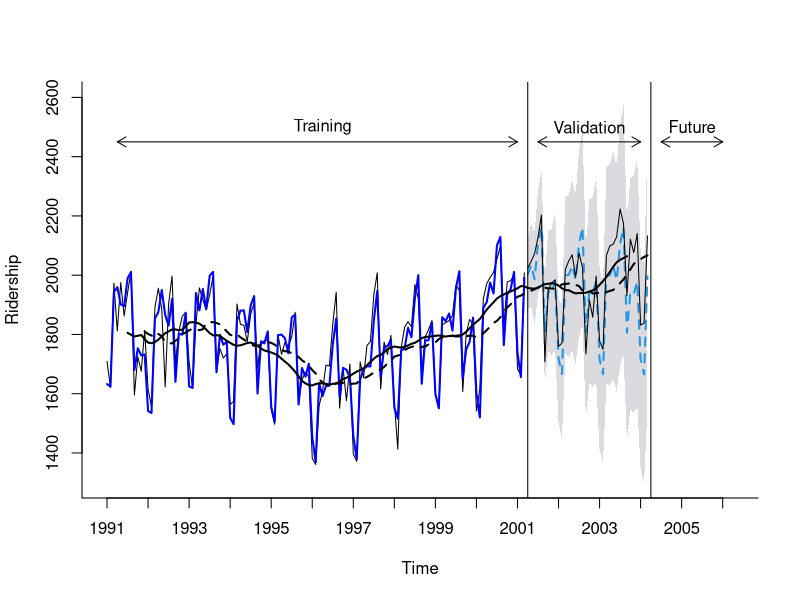

Recreate this plot in R.
library("forecast")
library("zoo")

# import data and create time series object
Amtrak.data <- read.csv("Amtrak data.csv")
ridership.ts <- ts(Amtrak.data$Ridership, start = c(1991, 1), end = c(2004, 3), freq = 12)

# separate training and validation data
nValid <- 36    # set to 36 or 50 months
nTrain <- length(ridership.ts) - nValid
train.ts <- window(ridership.ts, start = c(1991, 1), end = c(1991, nTrain))
valid.ts <- window(ridership.ts, start = c(1991, nTrain + 1), end = c(1991, nTrain + nValid))

# holt winters exponential smoothing
hw <- ets(train.ts, model = "AAM", restrict = FALSE) 
hw.pred <- forecast(hw, h = nValid, level = 95)    # set 0 for no confidence band

# trailing and center moving average
ma.trailing <- rollmean(ridership.ts, k = 12, align = "right")
ma.centered <- ma(ridership.ts, order = 12)


### ETS
plot(hw.pred, ylim = c(1300, 2600),  ylab = "Ridership", xlab = "Time", bty = "l", xaxt = "n", xlim = c(1991,2006.25), main = "", flty = 2)
axis(1, at = seq(1991, 2006, 1), labels = format(seq(1991, 2006, 1)))
lines(hw.pred$fitted, lwd = 2, col = "blue")
lines(valid.ts)
lines(c(2004.25 - 3, 2004.25 - 3), c(0, 3500)) 
lines(c(2004.25, 2004.25), c(0, 3500))
text(1996.25, 2500, "Training")
text(2002.75, 2500, "Validation")
text(2005.25, 2500, "Future")
arrows(2004 - 3, 2450, 1991.25, 2450, code = 3, length = 0.1, lwd = 1,angle = 30)
arrows(2004.5 - 3, 2450, 2004, 2450, code = 3, length = 0.1, lwd = 1,angle = 30)
arrows(2004.5, 2450, 2006, 2450, code = 3, length = 0.1, lwd = 1, angle = 30)
lines(ma.trailing, lwd = 2, lty = 2)
lines(ma.centered, lwd = 2)

